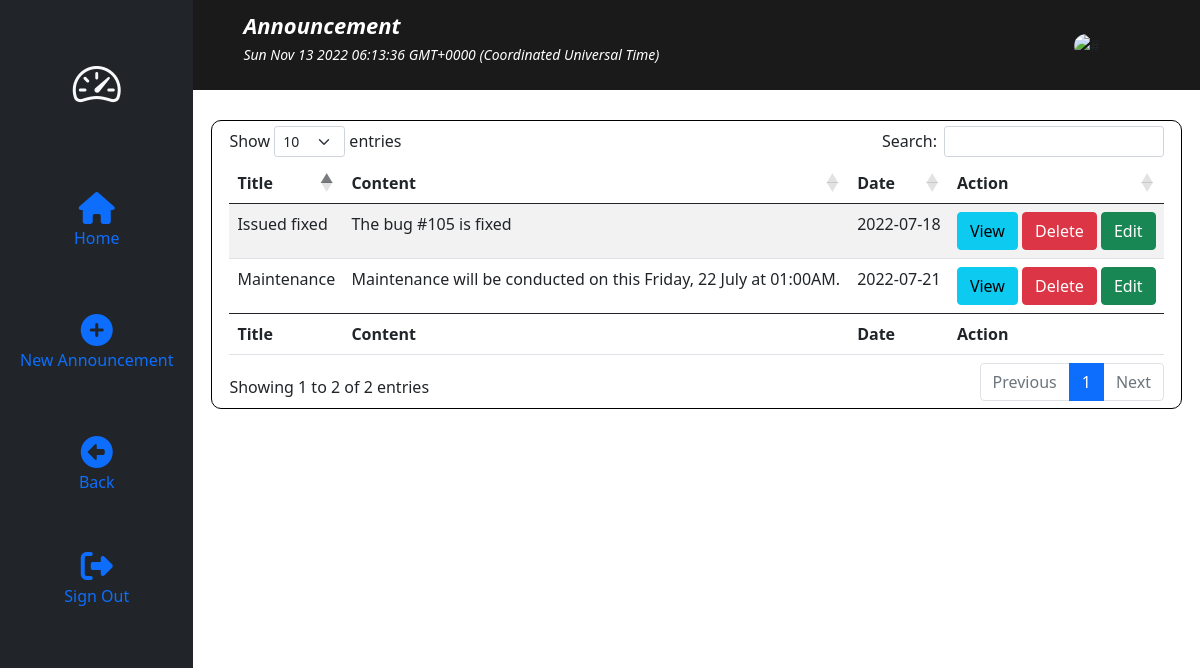
The app's page /php/adminnewpost.php with its own data.
### tables this page shows
CREATE TABLE `announcement` (
  `AnnouncementID` int(11) NOT NULL,
  `AnnTitle` varchar(100) NOT NULL,
  `AnnContent` varchar(100) NOT NULL,
  `AnnDate` date NOT NULL
);

### php/adminnewpost.php (the view, shortened to what this page needs)
<?php include_once("conn.php") ?>
<?php
    $sql = "SELECT * FROM announcement";
    $result = mysqli_query($conn,$sql);
?>
<!DOCTYPE html>
<html lang="en">
<head>
    <link href="https://cdn.jsdelivr.net/npm/bootstrap@5.0.2/dist/css/bootstrap.min.css" rel="stylesheet">
    <link rel="stylesheet" href="https://cdn.jsdelivr.net/npm/bootstrap-icons@1.9.1/font/bootstrap-icons.css">
    <link rel="stylesheet" href="https://cdnjs.cloudflare.com/ajax/libs/twitter-bootstrap/5.1.3/css/bootstrap.min.css">
    <link rel="stylesheet" href="https://cdn.datatables.net/1.12.1/css/dataTables.bootstrap5.min.css">
    <link rel="stylesheet" href="https://cdnjs.cloudflare.com/ajax/libs/animate.css/4.1.1/animate.min.css">
    <link rel="stylesheet" href="sweetalert2.min.css">
    <link rel="stylesheet" href="../css/adminaccount.css">
</head>
<body>
        <div class="container-fluid">
            <div class="row">
                <div class="col-sm-auto bg-dark sticky-top">
                    <div class="d-flex flex-sm-column flex-row flex-nowrap bg-dark align-items-center sticky-top">
                        <a href="adminpage.php" class="d-block p-5 link-light text-decoration-none" title="Logo" data-bs-toggle="tooltip" data-bs-placement="right" data-bs-original-title="Icon-only">
                            <i class="bi bi-speedometer2 fa-3x"></i>
                        </a>
                        <ul class="nav nav-pills nav-flush flex-sm-column flex-row flex-nowrap mb-auto mx-auto text-center align-items-center">
                            <li class="nav-item">
                                <a href="adminpage.php" class="nav-link py-4 px-2" title="Home" data-bs-toggle="tooltip" data-bs-placement="right" data-bs-original-title="Home">
                                    <i class="fas fa-home fs-2"></i><p>Home</p>
                                </a>
                            </li>
                            <li>
                                <?php include("admincreatepost.php") ?>
                            </li>
                            <li>
                                <a href="adminpage.php" class="nav-link py-4 px-2" title="Back" data-bs-toggle="tooltip" data-bs-placement="right" data-bs-original-title="Home">
                                    <i class="fas fa-arrow-alt-circle-left fs-2"></i><p>Back</p>
                                </a>
                            </li>
                            <li>
                                <a href="logout.php" class="nav-link py-3 px-2" title="Sign-Out" data-bs-toggle="tooltip" data-bs-placement="right" data-bs-original-title="Exits">
                                    <i class="fas fa-sign-out-alt fs-2"></i><p>Sign Out</p>
                                </a>
                            </li>
                        </ul>
                    </div>
                </div>
                <div class="col-sm p-0 min-vh-100">
                    <div class="navbar" id="navbar" style="background-color:#1a1a1a; height: 90px; position: sticky; top: 0%; transition: 0.2s; padding-left: 50px;">
                        <p style="color: white;"><b><i style="font-size:22px; ">Announcement</i></b><br><small><i><span id="dateTime"></span></i></small></p>
                        <div class="right" style="float:right; padding-right: 100px;">
                            <img src="../adminimg/<?php echo $_SESSION["photo"] ?>" alt="#" style="width: 50px; border-radius: 15px;">
                        </div>
                    </div>
                    <div class="content" style="width: auto; padding:30px 30px;">
                        <div class="row" style=" border:1px solid black; padding:5px; border-radius:10px;">
                            <table id="acctable" class="table table-striped " style="width:100%">
                                <thead>
                                    <tr>
                                        <th>Title</th>
                                        <th>Content</th>
                                        <th>Date</th>
                                        <th>Action</th>
                                    </tr>
                                </thead>
                                <tbody>
                                    <?php
                                    while($row=mysqli_fetch_assoc($result)){
                                        $announcements[] = $row;
                                    }
                                    if(isset($announcements)){
                                        foreach($announcements as $announcement){
                                ?>
                                    <tr>
                                        <td><?php echo $announcement["AnnTitle"] ?></td>
                                        <td><?php echo $announcement["AnnContent"] ?></td>
                                        <td><?php echo $announcement["AnnDate"] ?></td>
                                        <td>
                                            <button type="button" value="<?php echo $announcement['AnnouncementID'] ?>" class="viewbtn btn btn-info"  data-bs-toggle="modal" data-bs-placement="right"  data-bs-target="#viewPost">View</button>
                                            <a href="admindeletepost.php?id=<?php echo $announcement['AnnouncementID'] ?>" class="del btn btn-danger" id="del" data-bs-placement="right">Delete</a>
                                            <button type="button" value="<?php echo $announcement['AnnouncementID'] ?>" class="editPostBtn btn btn-success"  data-bs-toggle="modal" data-bs-placement="right"  data-bs-target="#editPost">Edit</button>
                                        </td>
                                    </tr>
                                        <?php } ?>
                                    <?php } ?>
                                </tbody>
                                <tfoot>
                                    <tr>
                                        <th>Title</th>
                                        <th>Content</th>
                                        <th>Date</th>
                                        <th>Action</th>
                                    </tr>
                                </tfoot>
                            </table>
                        </div>
                    </div>
                </div>
            </div>
        </div>
</body>
</html>

### css/adminaccount.css (style rules this page uses)
a i { transition: all 0.3s linear; }

### records on screen
announcement: AnnTitle "Issued fixed", AnnContent "The bug #105 is fixed", AnnDate "2022-07-18", $announcement['AnnouncementID'] 1 (drawn)
announcement: AnnTitle "Maintenance", AnnContent "Maintenance will be conducted on this Friday, 22 July at 01:00AM.", AnnDate "2022-07-21", $announcement['AnnouncementID'] 2 (drawn)
